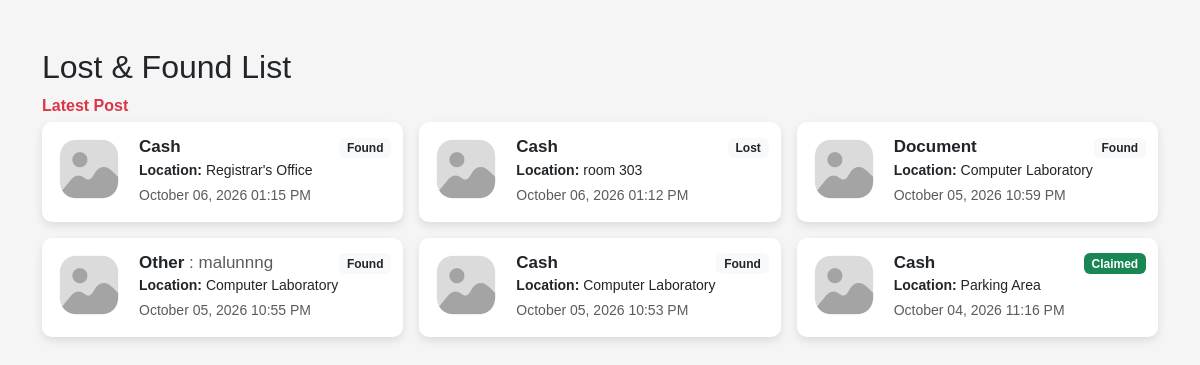
The page /admin/adminLostFoundListCard.php (signed in) on the database its author committed.
### tables this page shows
CREATE TABLE `lost_found` (
  `id` int(11) NOT NULL,
  `category` enum('Cash','Gadget','Document','Other') NOT NULL,
  `status` enum('Lost','Found') NOT NULL,
  `reported_location` varchar(255) DEFAULT NULL,
  `email` varchar(100) DEFAULT NULL,
  `image` varchar(255) DEFAULT 'default.jpg',
  `reporter_role` enum('Student','Faculty','Visitor / Guest','Anonymous') DEFAULT NULL,
  `reporter_name` varchar(150) DEFAULT NULL,
  `reporter_id` varchar(50) DEFAULT NULL,
  `reporter_year` varchar(50) DEFAULT NULL,
  `reporter_department` enum('BSA','CRIM','EDUC','HMTM','IT','RAD TECH / MED TECH') DEFAULT NULL,
  `cash_amount` decimal(10,2) DEFAULT NULL,
  `gadget_type` enum('Cell Phone','Laptop','Tablet','Smart watches','Audio Gadgets') DEFAULT NULL,
  `gadget_brand` varchar(100) DEFAULT NULL,
  `gadget_color` varchar(100) DEFAULT NULL,
  `gadget_description` text DEFAULT NULL,
  `document_type` varchar(100) DEFAULT NULL,
  `document_name` varchar(100) DEFAULT NULL,
  `other_title` varchar(150) DEFAULT NULL,
  `other_description` text DEFAULT NULL,
  `created_by` int(11) DEFAULT NULL,
  `edited_by` int(11) DEFAULT NULL,
  `edited_at` datetime DEFAULT NULL,
  `released_by` int(11) DEFAULT NULL,
  `resolved_by` int(11) DEFAULT NULL,
  `is_claimed` tinyint(1) DEFAULT 0,
  `claimed_by` varchar(255) DEFAULT NULL,
  `claimed_id` varchar(255) DEFAULT NULL,
  `claimed_email` varchar(255) DEFAULT NULL,
  `claimed_contact` varchar(255) DEFAULT NULL,
  `claimed_department` enum('BSA','CRIM','EDUC','HMTM','IT','RAD TECH / MED TECH','FACULTY','VISITOR / GUEST') DEFAULT NULL,
  `claimed_address` varchar(255) DEFAULT NULL,
  `claimed_date` datetime DEFAULT NULL,
  `created_at` timestamp NOT NULL DEFAULT current_timestamp(),
  `is_resolved` tinyint(1) DEFAULT 0,
  `resolved_at` datetime DEFAULT NULL,
  `renewed_at` datetime DEFAULT NULL,
  `renewed_by` int(11) DEFAULT NULL
);

### admin/adminLostFoundListCard.php (the view, shortened to what this page needs)
<?php
include '../config/db.php';
$result = $conn->query("SELECT * FROM lost_found ORDER BY created_at DESC ");
?>
<!DOCTYPE html>
<html lang="en">
<head>
<link rel="stylesheet" href="https://cdn.jsdelivr.net/npm/bootstrap@5.3.0/dist/css/bootstrap.min.css">
</head>
<body>
<div class="container mt-5">
<h2>Lost & Found List</h2>
<p class="fw-bold text-danger mb-1">Latest Post</p>
<div class="row g-3">
<?php while($row = $result->fetch_assoc()): ?>
<div class="col-12 col-md-6 col-lg-4">
    <div class="lost-card">
        <img
            src="../uploads/<?= htmlspecialchars($row['image']) ?>"
            class="lost-image"
        >
        <div class="lost-details">
            <div class="d-flex justify-content-between align-items-center mb-0">
                <div class="lost-title mb-0">
                    <?= htmlspecialchars($row['category']) ?>
                    <?php if ($row['category'] === 'Other'): ?>
                        <span class="text-muted fw-normal">
                            : <?= htmlspecialchars($row['other_description'] ?? '-') ?>
                        </span>
                    <?php endif; ?>
                </div>
                <div>
                    <?php if ($row['is_resolved']): ?>
                        <span class="badge bg-primary">Resolved</span>
                    <?php elseif ($row['is_claimed']): ?>
                        <span class="badge bg-success">Claimed</span>
                    <?php else: ?>
                        <span class="badge bg-light text-dark">
                            <?= htmlspecialchars($row['status']) ?>
                        </span>
                    <?php endif; ?>
                </div>
            </div>
            <div class="lost-text">
                <strong>Location:</strong>
                <?= htmlspecialchars($row['reported_location']) ?>
            </div>
            <div class="lost-text text-muted">
                <?= date('F d, Y h:i A', strtotime($row['created_at'])) ?>
            </div>
        </div>
    </div>
</div>
<?php endwhile; ?>
</div>
</div>
</body>
</html>

### admin/adminLostFoundListCard.php (style rules this page uses)
body { background: #f5f5f5; font-family: Arial, sans-serif; }
.lost-card { background: #fff; border-radius: 10px; box-shadow: 0 4px 10px rgba(0,0,0,0.10); padding: 12px; display: flex; align-items: flex-start; gap: 15px; transition: 0.2s ease; height: 100%; }
.lost-image { width: 70px; height: 70px; object-fit: cover; border-radius: 10px; flex-shrink: 0; }
.lost-details { flex: 1; min-width: 0; }
.lost-title { font-size: 17px; font-weight: bold; margin-bottom: 0px; }
.lost-text { font-size: 14px; margin-bottom: 4px; word-wrap: break-word; }

### rows shown on the page
lost_found: image (placeholder picture), category "Cash", status "Found", reported_location "Registrar's Office", created_at "October 06, 2026 01:15 PM"
lost_found: image (placeholder picture), category "Cash", status "Lost", reported_location "room 303", created_at "October 06, 2026 01:12 PM"
lost_found: image (placeholder picture), category "Document", status "Found", reported_location "Computer Laboratory", created_at "October 05, 2026 10:59 PM"
lost_found: image (placeholder picture), category "Other", other_description "malunnng", status "Found", reported_location "Computer Laboratory", created_at "October 05, 2026 10:55 PM"
lost_found: image (placeholder picture), category "Cash", status "Found", reported_location "Computer Laboratory", created_at "October 05, 2026 10:53 PM"
lost_found: image (placeholder picture), category "Cash", is_resolved "Claimed", reported_location "Parking Area", created_at "October 04, 2026 11:16 PM"
